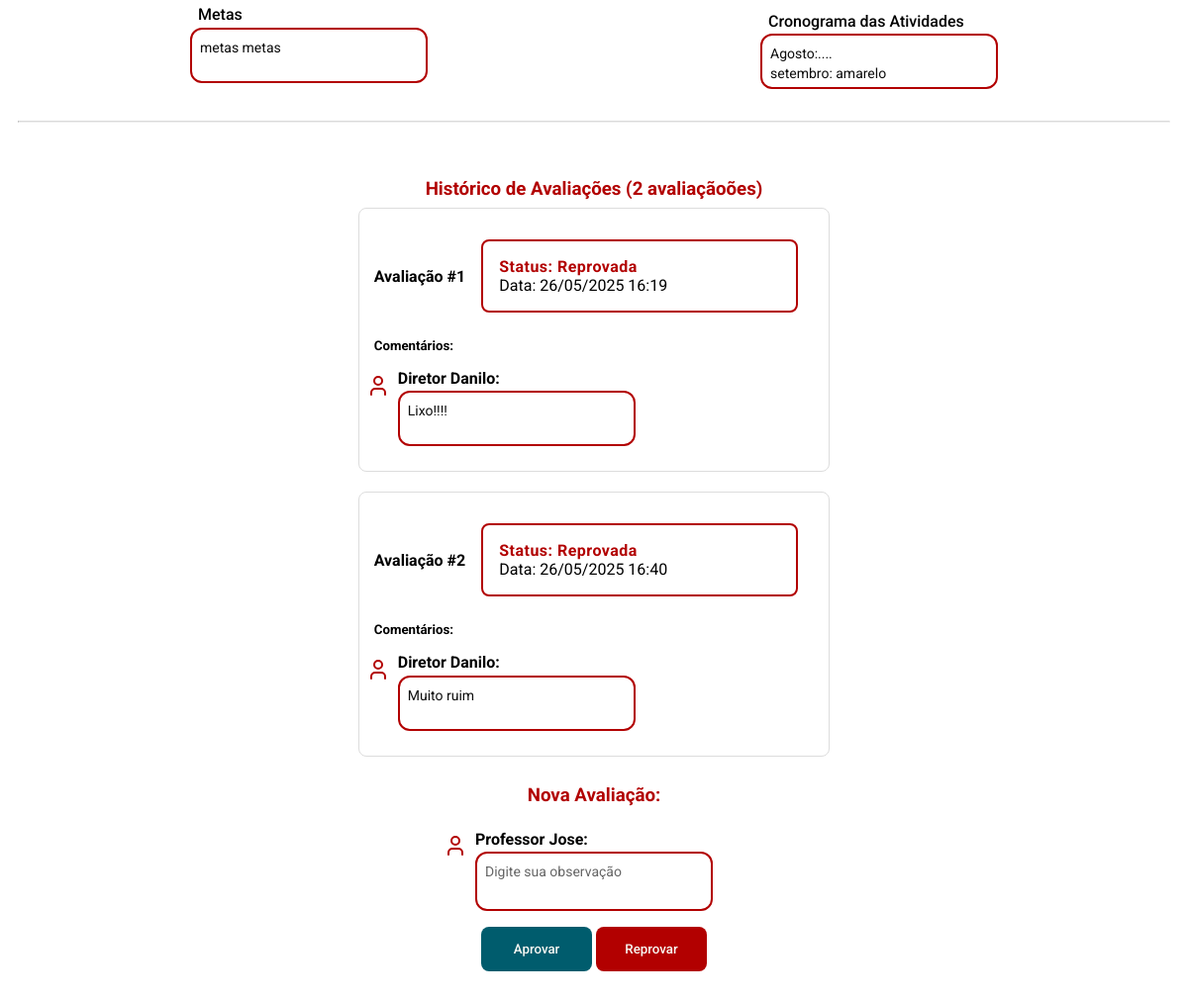
Page /pages/admin/preview/inscricao.admin.php?id=13 (signed in, lower part) on the earlier database version.
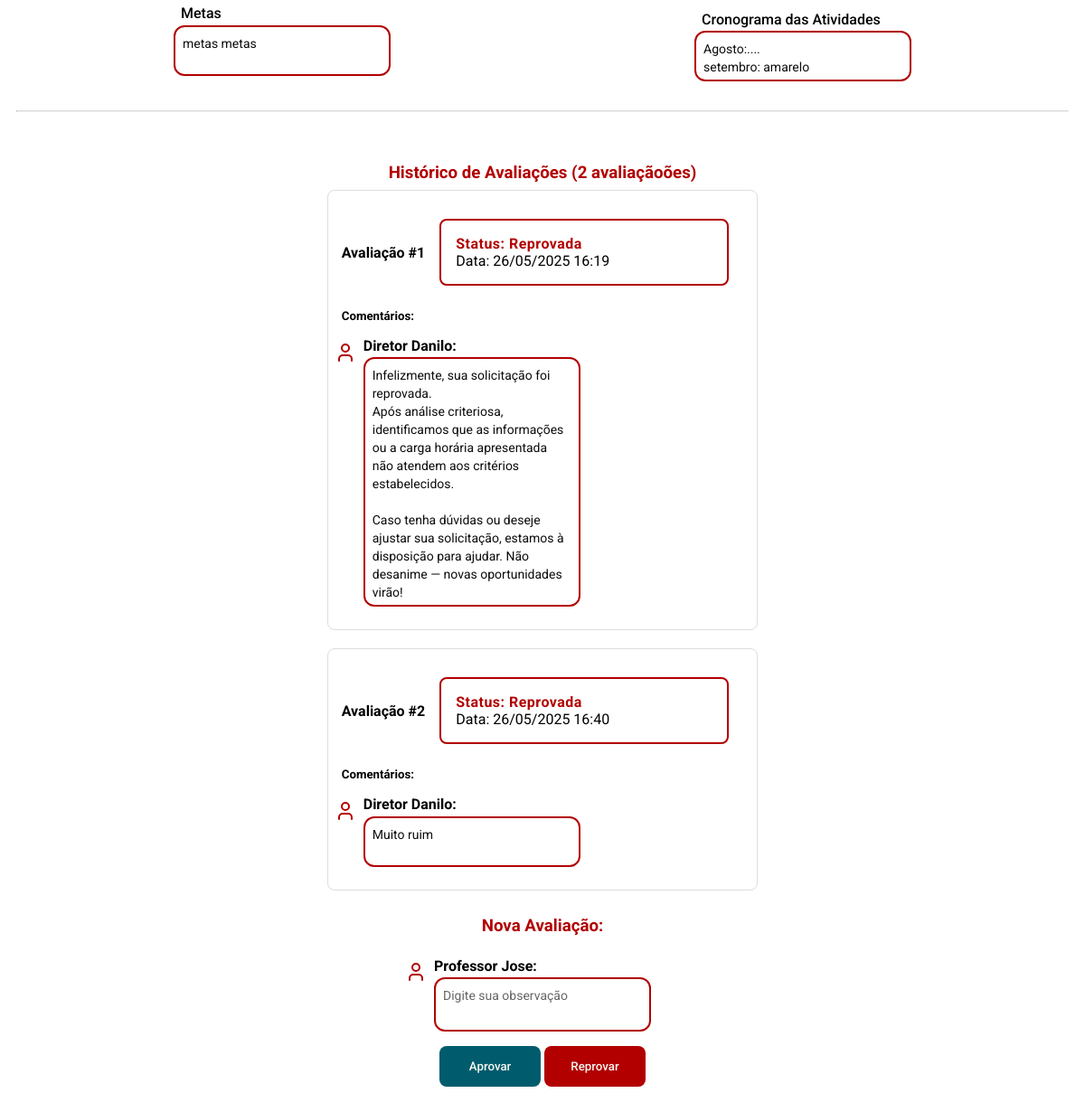
Same page on the later database version.
### tables this page shows
CREATE TABLE `tb_feedback_comentario` (
  `id_comentario` int NOT NULL,
  `id_feedback` int NOT NULL,
  `cargo` enum('Coordenador','Diretor') NOT NULL,
  `id_docente` int NOT NULL,
  `comentario` text NOT NULL
);

CREATE TABLE `tb_docente` (
  `id_docente` int NOT NULL,
  `nome` varchar(60) NOT NULL,
  `RG` varchar(12) NOT NULL,
  `email` varchar(100) NOT NULL,
  `matricula` int NOT NULL,
  `turno` varchar(8) NOT NULL,
  `senha` varchar(25) NOT NULL,
  `cargo` enum('Professor','Coordenador','Secretaria','Diretor') NOT NULL,
  `outras_fatecs` int DEFAULT NULL,
  `curso` varchar(4) DEFAULT NULL
);

### server/model/Inscricao.php (called while the page is built, shortened)
<?php
include_once __DIR__ . "/Database.php";
class Inscricao
{
    public Database $db;
    public function __construct($id_inscricao = null, $id_docente = null, $id_hae = null, $id_projeto = null, $data_envio = '', $quant_hae = 0, $outras_fatecs = 0, $status = 'Pendente')
    {
        $this->db = new Database();
        $this->db->connect_to();
        if ($id_inscricao !== null) {
            $this->status = $status;
        } else {
            $this->status = $status;
        }
    }
    public function getMySubscriptionsById($id_inscricao)
    {
        $query = "SELECT i.*, p.*, h.* FROM tb_inscricao i JOIN tb_projeto p ON i.id_projeto = p.id_projeto JOIN tb_hae h ON i.id_hae = h.id_hae WHERE i.id_inscricao = :id_inscricao";
        $stmt = $this->db->get_PDO()->prepare($query);
        $stmt->bindParam(':id_inscricao', $id_inscricao);
        $stmt->execute();
        $result = $stmt->fetch(PDO::FETCH_ASSOC);
        if ($result) {
            return new self(
                $result['id_inscricao'],
                $result['id_docente'],
                $result['id_hae'],
                $result['id_projeto'],
                $result['data_envio'],
                $result['quant_hae'],
                $result['outras_fatecs'],
                $result['status'] ?? 'Pendente'
            );
        } else {
            return null;
        }
    }
}

### server/model/Database.php (called while the page is built, shortened)
<?php
class Database
{
    private string $host = 'localhost';
    private string $db   = 'pi_fatec';
    private string $user = 'root';
    private string $pass = 'root';
    private string $charset = 'utf8mb4';
    private PDO | null $pdo = null;
    public function connect_to()
    {
        $dsn = "mysql:host={$this->host};dbname={$this->db};charset={$this->charset}";
        try {
            $this->pdo = new PDO($dsn, $this->user, $this->pass);
            $this->pdo->setAttribute(PDO::ATTR_ERRMODE, PDO::ERRMODE_EXCEPTION);
        } catch (PDOException $e) {
            echo "❌ Connection failed: " . $e->getMessage();
        }
    }
    public function is_connected()
    {
        return isset($this->pdo);
    }
    public function get_PDO(): PDO | null
    {
        return $this->is_connected() ? $this->pdo : null;
    }
}

### server/model/Feedback.php (called while the page is built, shortened)
<?php
include_once __DIR__ . "/Database.php";
include_once __DIR__ . "/Docente.php";
class Comentario
{
    public function __construct($id_comentario, $id_feedback, $cargo, $id_docente, $comentario_text, $docente_info = null)
    {
        $this->cargo = $cargo;
        $this->comentario_text = $comentario_text;
        $this->docente_info = $docente_info;
    }
}
class Feedback
{
    public Database $db;
    public function __construct($id_feedback = null, $id_inscricao = null, $resultado = null, $data_envio = '')
    {
        $this->db = new Database();
        $this->db->connect_to();
        if ($id_feedback) {
            $this->id_feedback = $id_feedback;
            $this->resultado = $resultado;
            $this->data_envio = $data_envio;
        }
    }
    public function getAllFeedbacksByInscricao(int $id_inscricao): array
    {
        $pdo = $this->db->get_PDO();
        try {
            $stmt_feedbacks = $pdo->prepare("SELECT * FROM tb_feedback WHERE id_inscricao = ? ORDER BY data_envio ASC");
            $stmt_feedbacks->execute([$id_inscricao]);
            $feedbacks_data = $stmt_feedbacks->fetchAll(PDO::FETCH_ASSOC);
            $feedbacks = [];
            foreach ($feedbacks_data as $feedback_data) {
                $feedback = new self(
                    $feedback_data['id_feedback'],
                    $feedback_data['id_inscricao'],
                    $feedback_data['resultado'],
                    $feedback_data['data_envio']
                );
                $stmt_comments = $pdo->prepare("
                    SELECT
                        fc.id_comentario,
                        fc.id_feedback,
                        fc.cargo,
                        fc.id_docente,
                        fc.comentario,
                        d.id_docente as docente_id,
                        d.nome,
                        d.RG,
                        d.email,
                        d.matricula,
                        d.turno,
                        d.senha,
                        d.cargo as docente_cargo,
                        d.outras_fatecs,
                        d.curso
                    FROM tb_feedback_comentario fc
                    LEFT JOIN tb_docente d ON fc.id_docente = d.id_docente
                    WHERE fc.id_feedback = ?
                    ORDER BY fc.id_comentario ASC
                ");
                $stmt_comments->execute([$feedback->id_feedback]);
                $comments_data = $stmt_comments->fetchAll(PDO::FETCH_ASSOC);
                foreach ($comments_data as $comment_row) {
                    $docente = null;
                    if ($comment_row['docente_id']) {
                        $docente = new Docente(
                            $comment_row['docente_id'],
                            $comment_row['nome'],
                            $comment_row['RG'],
                            $comment_row['email'],
                            $comment_row['matricula'],
                            $comment_row['turno'],
                            $comment_row['senha'],
                            $comment_row['docente_cargo'],
                            $comment_row['outras_fatecs'],
                            $comment_row['curso']
                        );
                    }
                    $feedback->comentarios[] = new Comentario(
                        $comment_row['id_comentario'],
                        $comment_row['id_feedback'],
                        $comment_row['cargo'],
                        $comment_row['id_docente'],
                        $comment_row['comentario'],
                        $docente
                    );
                }
                $feedbacks[] = $feedback;
            }
            return $feedbacks;
        } catch (PDOException $e) {
            error_log("Error in getAllFeedbacksByInscricao: " . $e->getMessage());
            return [];
        }
    }
}

### server/model/Docente.php (called while the page is built, shortened)
<?php
include_once __DIR__ . "/Database.php";
class Docente
{
    public function __construct($id_docente = null, $nome = '', $RG = '', $email = '', $matricula = 0, $turno = '', $senha = '', $cargo = '', $outras_fatecs = false, $curso = '')
    {
        $this->db = new Database();
        if ($id_docente !== null) {
            $this->nome = $nome;
        }
    }
}

### pages/admin/preview/inscricao.admin.php (the view, shortened to what the changed rows need)
<?php
require_once __DIR__ . "/../../../server/model/HAE.php";
require_once __DIR__ . "/../../../server/model/Inscricao.php";
require_once __DIR__ . "/../../../server/model/Docente.php";
require_once __DIR__ . "/../../../server/model/Projeto.php";
require_once __DIR__ . "/../../../server/model/Feedback.php";
if (isset($_GET['id'])) {
  $id = $_GET['id'];
  $id = intval($id);
  $inscricao = new Inscricao();
  $feedback = new Feedback();
  $inscricao = $inscricao->getMySubscriptionsById($id);
  $allFeedbacks = [];
  if ($inscricao->status !== "Pendente") {
    $allFeedbacks = $feedback->getAllFeedbacksByInscricao($id);
  }
}
?>
<!DOCTYPE html>
<html lang="pt-br">
<head>
  <link rel="stylesheet" href="../../../styles/global.css" />
  <link rel="stylesheet" href="../../../styles/components.css" />
  <link rel="stylesheet" href="../../../styles/formulario.css" />
</head>
<body>
  <article class="status-container">
    <?php
    if (!empty($allFeedbacks) && $inscricao->status !== "Pendente") {
      foreach ($allFeedbacks as $index => $feedbackData) {
        $class = "status-" . strtolower($feedbackData->resultado);
        $feedbackNumber = $index + 1;
        echo '
          <div class="feedback-item" style="margin-bottom: 20px; padding: 15px; border: 1px solid #ddd; border-radius: 8px;">
            <div class="feedback-header" style="display: flex; justify-content: space-between; align-items: center; margin-bottom: 10px;">
              <h4>Avaliação #' . $feedbackNumber . '</h4>
              <div class="status-result status-result-' . strtolower($feedbackData->resultado) . '">
                <span class="status-label ' . $class . '">Status: ' . htmlspecialchars($feedbackData->resultado) . '</span>
                <span class="status-date">Data: ' . date("d/m/Y H:i", strtotime($feedbackData->data_envio)) . '</span>
              </div>
            </div>
            <div class="feedback-comments">
              <h5>Comentários:</h5>';
        foreach ($feedbackData->comentarios as $comment) {
          echo '
              <div class="status-comment" style="margin-bottom: 10px; margin-left:1.5rem; margin-top: 1rem;">
                  <img src="../../../public/icons/user.svg" alt="" />
                  <span>' . htmlspecialchars($comment->cargo) . " " . htmlspecialchars(explode(" ", $comment->docente_info->nome)[0]) . ':</span>
                  <textarea
                      class="textarea-primary"
                      disabled
                      oninput="autoSize(this)">' . htmlspecialchars($comment->comentario_text) . '</textarea>
              </div>';
        }
        echo '
            </div>
          </div>';
      }
    }
    ?>
  </article>
</body>
</html>

Differences in the rows shown:
changed tb_feedback_comentario: comentario "Lixo!!!!" → "Infelizmente, sua solicitação foi reprovada. Após análise criteriosa, identificamos que as informações ou a carga horária apresentada não atendem aos critérios estabelecidos. Caso tenha dúvidas ou deseje ajustar sua solicitação, estamos à disposição para ajudar. Não desanime — novas oportunidades virão!"
